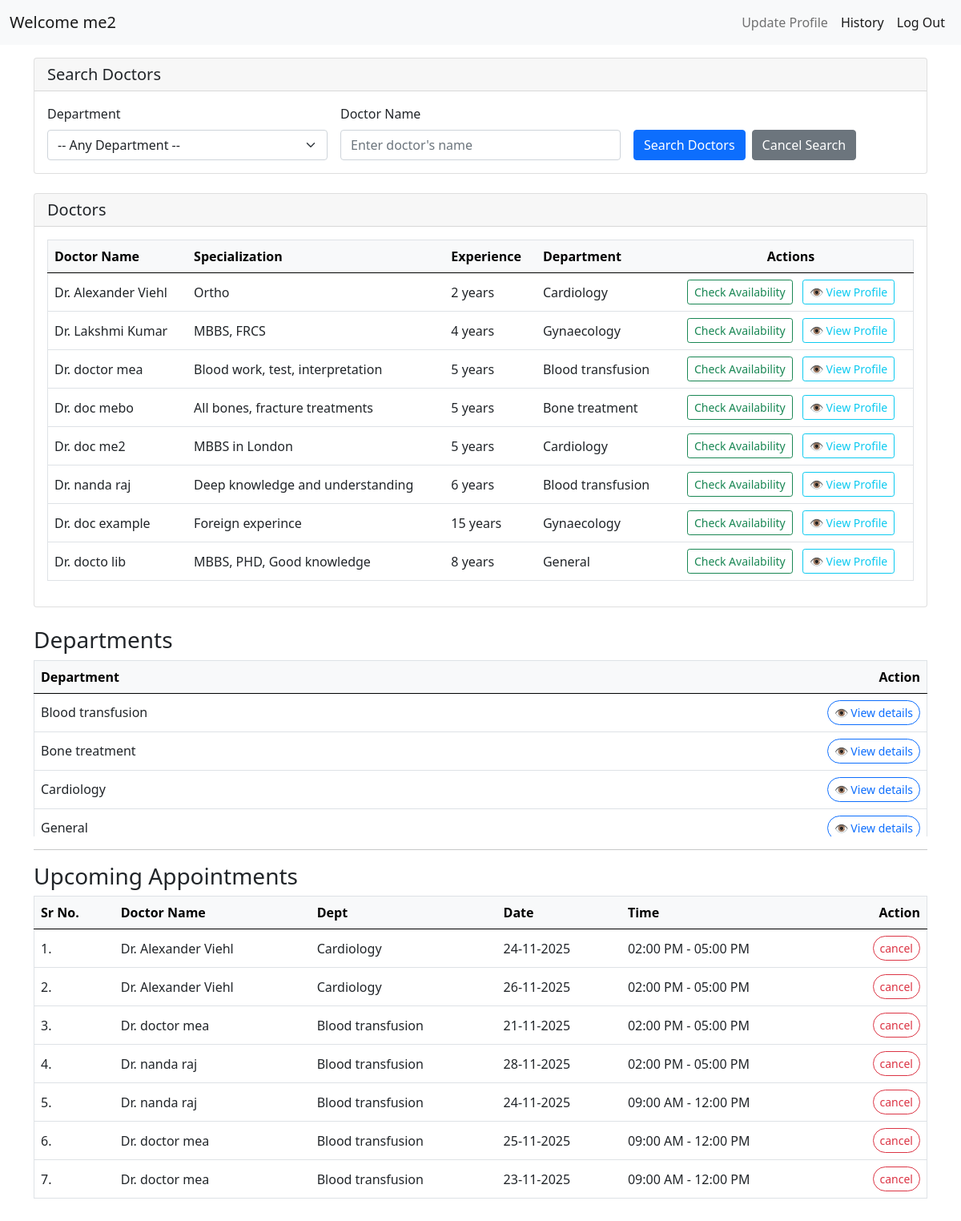
Before: /patient_dashboard (signed in) with the older database file.
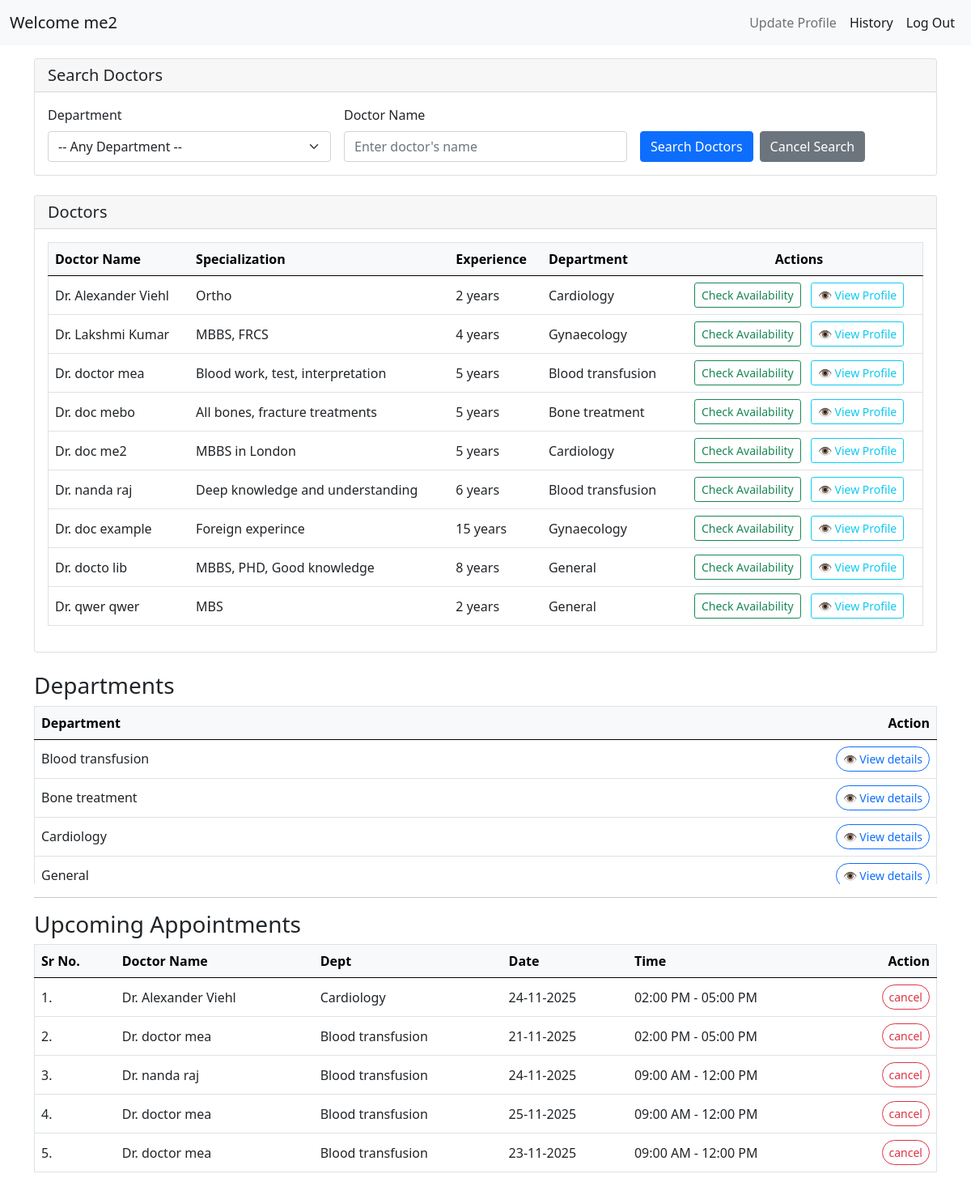
After: the same page with the newer database file.
### application/models.py (models this page shows, shortened)
class Doctor(db.Model):
    __tablename__ = 'doctors'
    id = db.Column(db.Integer, primary_key=True, autoincrement=True)
    username = db.Column(db.String(80), unique=True, nullable=False, index=True)
    email = db.Column(db.String(120), unique=True, nullable=False, index=True)
    password = db.Column(db.String(255), nullable=False)
    first_name = db.Column(db.String(50), nullable=False)
    last_name = db.Column(db.String(50), nullable=False)
    department_id = db.Column(db.Integer, db.ForeignKey('department.id', ondelete='RESTRICT'), nullable=False)
    specialization = db.Column(db.String(100), nullable=False, index=True)
    experience_years = db.Column(db.Integer, db.CheckConstraint('experience_years >= 0'))
    gender = db.Column(db.String(10), db.CheckConstraint("gender IN ('male', 'female')"))
    blacklisted = db.Column(db.Boolean, default=False)
    department = db.relationship('Department', backref=db.backref('doctors', lazy='dynamic'))
    @property
    def name(self):
        return f"{self.first_name} {self.last_name}"

class Department(db.Model):
    __tablename__ = 'department'
    id = db.Column(db.Integer, primary_key=True)
    department_name = db.Column(db.String(100), unique=True, nullable=False)
    description = db.Column(db.Text)

class Appointment(db.Model):
    __tablename__ = 'appointments'
    id = db.Column(db.Integer, primary_key=True, autoincrement=True)
    patient_id = db.Column(db.Integer, db.ForeignKey('patients.id', ondelete='CASCADE'), nullable=False, index=True)
    doctor_id = db.Column(db.Integer, db.ForeignKey('doctors.id', ondelete='CASCADE'), nullable=False, index=True)
    date = db.Column(db.String(20), nullable=False, index=True)
    time = db.Column(db.String(20), nullable=False)
    status = db.Column(db.String(20), nullable=False, default='Booked')
    patient = db.relationship('Patient', backref=db.backref('appointments', lazy='dynamic', cascade='all, delete-orphan'))
    doctor = db.relationship('Doctor', backref=db.backref('appointments', lazy='dynamic', cascade='all, delete-orphan'))
    __table_args__ = (
        db.UniqueConstraint('doctor_id', 'date', 'time', name='unique_doctor_appointment'),
        db.CheckConstraint("status IN ('Booked', 'Completed', 'Cancelled')", name='valid_status')
    )

### application/patient_functionalities.py (the view)
@hospital_app.route('/patient_dashboard')
def patient_dashboard_fn():
    if session.get('role') != 'patient':
        flash(message='Please log in as patient to access this page', category='warning')
        return redirect(url_for('hospital_home_and_login'))
    department_id = request.args.get('dep_id')
    doctor_name = request.args.get('doctor_name')
    if department_id and doctor_name:
        list_of_doctors = Doctor.query.filter(
            Doctor.department_id == int(department_id),
            (Doctor.first_name.ilike(f'%{doctor_name}%')) |
            (Doctor.last_name.ilike(f'%{doctor_name}%'))
        ).all()
    elif department_id:
        list_of_doctors = Doctor.query.filter(Doctor.department_id == int(department_id)).all()
    elif doctor_name:
        list_of_doctors = Doctor.query.filter(
            (Doctor.first_name.ilike(f'%{doctor_name}%')) |
            (Doctor.last_name.ilike(f'%{doctor_name}%'))
        ).all()
    else:
        list_of_doctors = Doctor.query.all()
    pat = Patient.query.filter_by(username=session['username']).first()
    department_list = Department.query.with_entities(Department.id, Department.department_name).all()
    upcoming_appointments = Appointment.query.filter_by(patient_id=pat.id, status='Booked').all()
    return render_template('dashboard_patient.html', patient=pat, all_departments=department_list, upcoming_appointments=upcoming_appointments, search_results=list_of_doctors)

### templates/dashboard_patient.html (shortened to what the changed rows need)
<!DOCTYPE html>
<html lang="en">
<head>
  <link rel="stylesheet" href="/static/style.css">
  <link href="https://cdn.jsdelivr.net/npm/bootstrap@5.0.2/dist/css/bootstrap.min.css" rel="stylesheet">
</head>
<body>
  <div id="main">
    <div id="canvas">
      <div id="content" class="container py-3">
        <div class="card mb-4">
          <div class="card-body">
            <div class="table-responsive">
              <table class="table align-middle border">
                <thead class="table-light">
                  <tr>
                    <th scope="col">Doctor Name</th>
                    <th scope="col">Specialization</th>
                    <th scope="col">Experience</th>
                    <th scope="col">Department</th>
                    <th scope="col" class="text-center">Actions</th>
                  </tr>
                </thead>
                <tbody>
                  {% if search_results is not none and search_results|length > 0 %}
                    {% for doctor in search_results %}
                    <tr>
                      <td>Dr. {{ doctor.name }}</td>
                      <td>{{ doctor.specialization }}</td>
                      <td>{{ doctor.experience_years }} years</td>
                      <td>{{ doctor.department.department_name }}</td>
                      <td class="text-center">
                        <a href="/check-availability/{{ doctor.id }}" class="btn btn-outline-success btn-sm me-2">Check Availability</a>
                        <a href="/doctor-details/{{ doctor.id }}" class="btn btn-outline-info btn-sm">👁️ View Profile</a>
                      </td>
                    </tr>
                    {% endfor %}
                  {% else %}
                    <tr>
                      <td colspan="4" class="text-center text-warning">No doctors found matching your search.</td>
                    </tr>
                  {% endif %}
                </tbody>
              </table>
            </div>
          </div>
        </div>
        <div class="table-responsive" style="max-height:220px; overflow-y:auto;">
          <table class="table align-middle mb-4 border">
            <thead class="table-light">
              <tr>
                <th scope="col">Department</th>
                <th scope="col" class="text-end">Action</th>
              </tr>
            </thead>
            <tbody>
              {% for dep in all_departments %}
              <tr>
                <td>{{ dep.department_name }}</td>
                <td class="text-end">
                  <a href="/departments/{{ dep.id }}" class="btn btn-outline-primary btn-sm rounded-pill">👁️ View details</a>
                </td>
              </tr>
              {% endfor %}
            </tbody>
          </table>
        </div>
        <div class="table-responsive">
          <table class="table align-middle border">
            <thead class="table-light">
              <tr>
                <th scope="col">Sr No.</th>
                <th scope="col">Doctor Name</th>
                <th scope="col">Dept</th>
                <th scope="col">Date</th>
                <th scope="col">Time</th>
                <th scope="col" class="text-end">Action</th>
              </tr>
            </thead>
            <tbody>
              {% for appt in upcoming_appointments %}
              <tr>
                <td>{{ loop.index }}.</td>
                <td>Dr. {{ appt.doctor.name }}</td>
                <td>{{ appt.doctor.department.department_name }}</td>
                <td>{{ appt.date }}</td>
                <td>{{ appt.time }}</td>
                <td class="text-end">
                  <a href="/patient/appointments/{{ appt.id }}/cancel" class="btn btn-outline-danger btn-sm rounded-pill">cancel</a>
                </td>
              </tr>
              {% endfor %}
            </tbody>
          </table>
        </div>
      </div>
    </div>
  </div>
</body>
</html>

Changed rows visible on the page:
no longer on this page (row edited): Appointment: doctor.name "Alexander Viehl", doctor.department.department_name "Cardiology", date "26-11-2025", time "02:00 PM - 05:00 PM"
no longer on this page (row edited): Appointment: doctor.name "nanda raj", doctor.department.department_name "Blood transfusion", date "28-11-2025", time "02:00 PM - 05:00 PM"
added Doctor: name "qwer qwer", specialization "MBS", experience_years "2", department.department_name "General"
